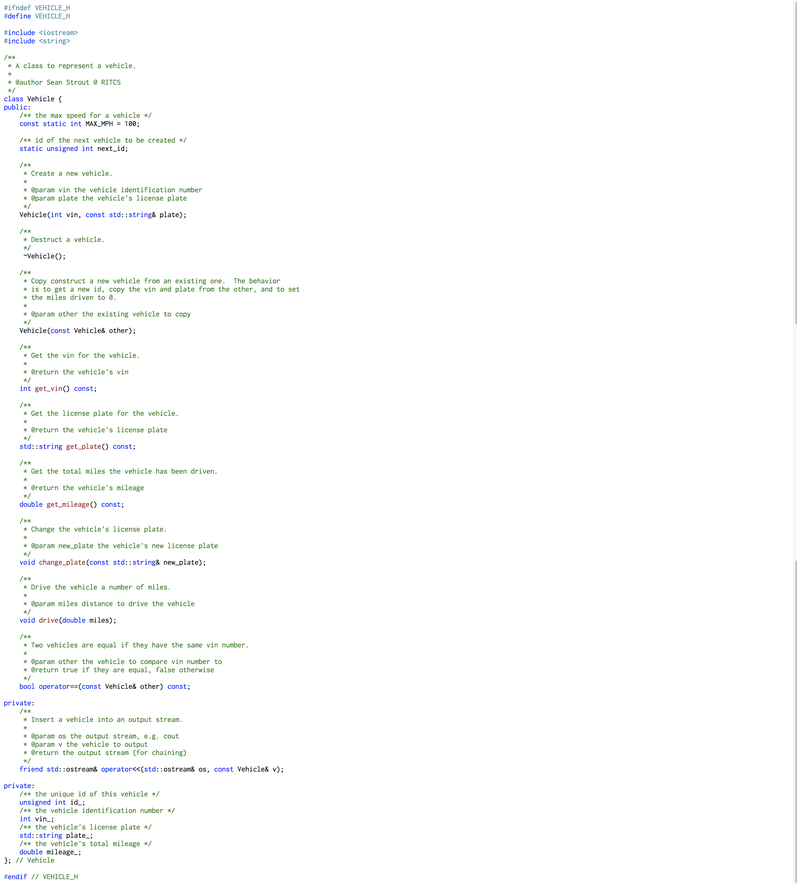
#> input picture Images/image_080.png, 797 x 885 px, shrunk from 3275 x 3636 before the run
$ python Main.py --image Images/image_080.png
#> lines starting #> are read from the running program, lines starting #| are printed output that depends on the picture; after the words box and inside, x2 and y2 are one past the last pixel; in counts of white or black regions, pixels touching at a corner belong together
### UnskewImage.py
# file: Main.py
# team: compEYEler
# authors: Ranbir Aulakh, Joseph Bartelmo,
#           Ka Bo Cheung, Brandon Ha, Robbie Kubiniec
# description: deskewing text

import cv2
import numpy as np
import math
import logging

class UnskewImage(object):

    def unSkewTheImage(self, image, debug):

#> called with image = 'Images/image_080.png', debug = False
        image = cv2.imread(image)
#> image is the input picture: shape (885, 797, 3); mean B, G, R 252.1, 252.5, 251.8

        if debug:
            cv2.imshow("Original image", image)

        # convert to grayscale
        gray_image = cv2.cvtColor(image, cv2.COLOR_BGR2GRAY)
        gray_image = cv2.bitwise_not(gray_image)
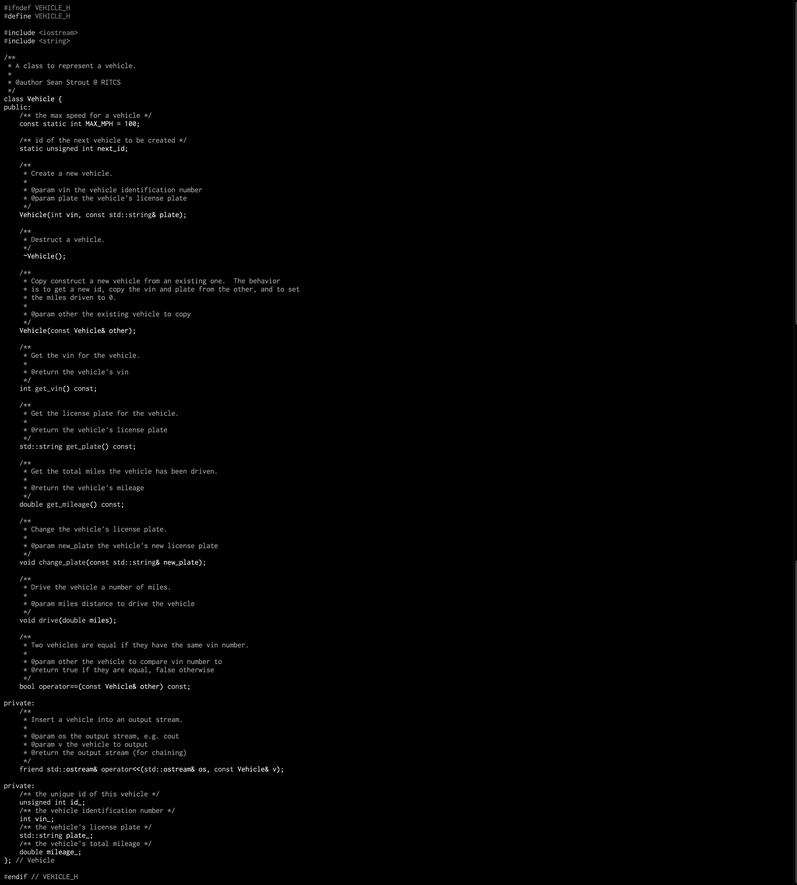
#> gray_image: shape (885, 797); min 0, max 255, mean 2.8

        if debug:
            cv2.imshow("grayImage", gray_image)

        logging.info("Unskewing the image...")

        height, width = image.shape[:2]
#> height = 885; width = 797

        # cv2.HoughLinesP(image, rho, theta, threshold[, lines[, minLineLength[, maxLineGap]]])
        lines = cv2.HoughLinesP(gray_image, 1, np.pi / 180, 80, width // 2, 20)
#> lines = [[796, 884, 796, 0], [795, 884, 795, 0], [793, 884, 793, 0], [794, 884, 794, 0], [212, 768, 233, 768], [242, 771, 268, 771], [238, 770, 268, 770], [231, 288, 255, 288], [249, 280, 280, 280]]
        logging.debug("Lines Detected: {0}".format(lines))
        logging.debug("Total Lines: {0}".format(len(lines)))

        angle = 0

        image_lines = image.copy()
        for x in range(0, len(lines)):
            for x1, y1, x2, y2 in lines[x]:
                cv2.line(image_lines, (x1, y1), (x2, y2), (0, 0, 255), 2)
                angle += math.atan2(y2 - y1, x2 - x1)
#> this loop made 9 passes
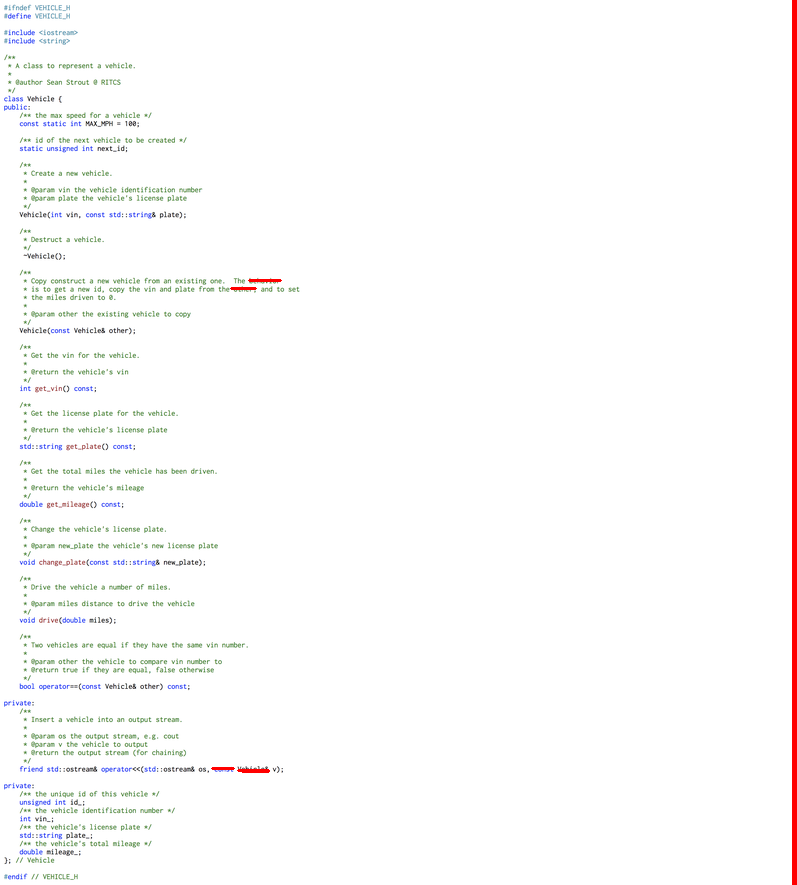
#> image_lines: shape (885, 797, 3); 0.68% of pixels changed, all inside (x1, y1, x2, y2) = (211, 0, 797, 885)
#> after the loop, angle = -6.28

        logging.debug("Angle: {0}".format(angle))
        angle = (angle / len(lines)) * 180 / np.pi
#> angle = -40
        logging.debug("After Angle: {0}".format(angle))

        if debug:
            cv2.imshow("Display Lines on Images", image_lines)

        center = (width // 2, height // 2)
#> center = (398, 442)
        rotated_image = cv2.getRotationMatrix2D(center, angle, 1.0)
#> rotated_image = [[0.766, -0.643, 377.2], [0.643, 0.766, -152.4]]
        final_image = cv2.warpAffine(image, rotated_image, (width, height), flags=cv2.INTER_AREA,
                                     borderMode=cv2.BORDER_REPLICATE)
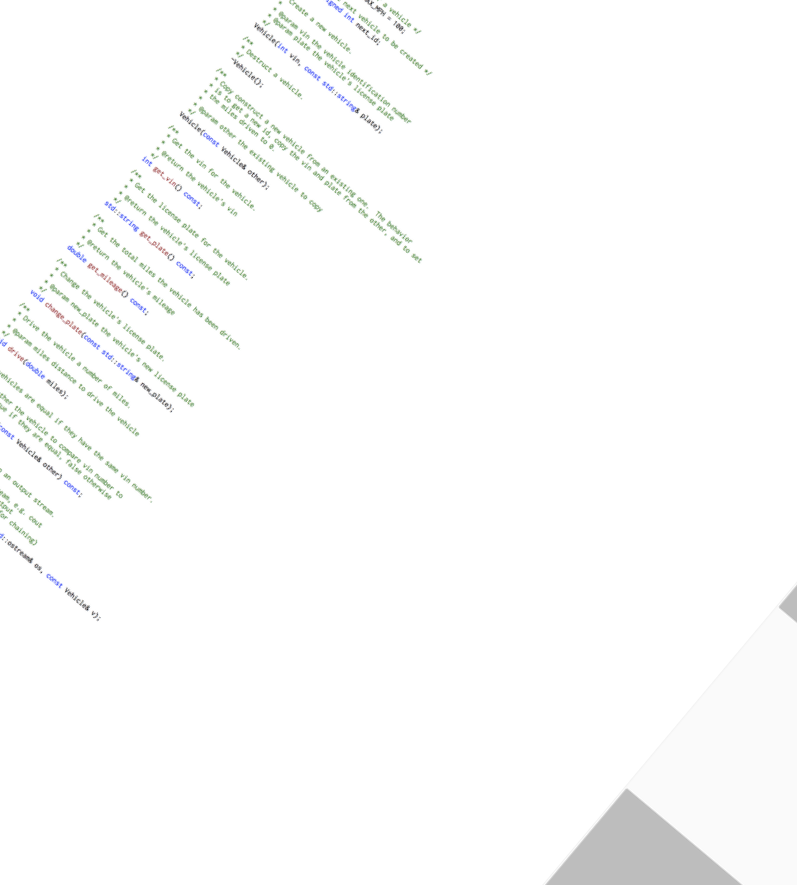
#> final_image: shape (885, 797, 3); mean B, G, R 251.9, 252.3, 251.9

        if debug:
            cv2.imshow("Rotated Image", final_image)

        logging.info("Fixed text rotation! The angle is {0}.".format(angle))

        if debug:
            cv2.waitKey(0)

    # http://felix.abecassis.me/2011/09/opencv-detect-skew-angle/

### Main.py
# file: Main.py
# team: compEYEler
# authors: Ranbir Aulakh, Joseph Bartelmo,
#           Ka Bo Cheung, Brandon Ha, Robbie Kubiniec
#

import argparse
import logging
from UnskewImage import UnskewImage

def main():
    parser = argparse.ArgumentParser()
    parser.add_argument("-i", "--image",
                      help="Image Input Path",
                      required=True)
    parser.add_argument("-d", "--debug",
                        help="Enable Debug",
                        required=False, action="store_true")
    args = parser.parse_args()

    if args.debug:
        logging.basicConfig(format="%(asctime)s - %(levelname)s %(message)s", level=logging.DEBUG)
    else:
        logging.basicConfig(format="%(asctime)s - %(levelname)s %(message)s", level=logging.INFO)

    image = args.image
    debug = args.debug

    # unskew the image
    unskewImage = UnskewImage()
    unskewImage.unSkewTheImage(image, debug)


main()
